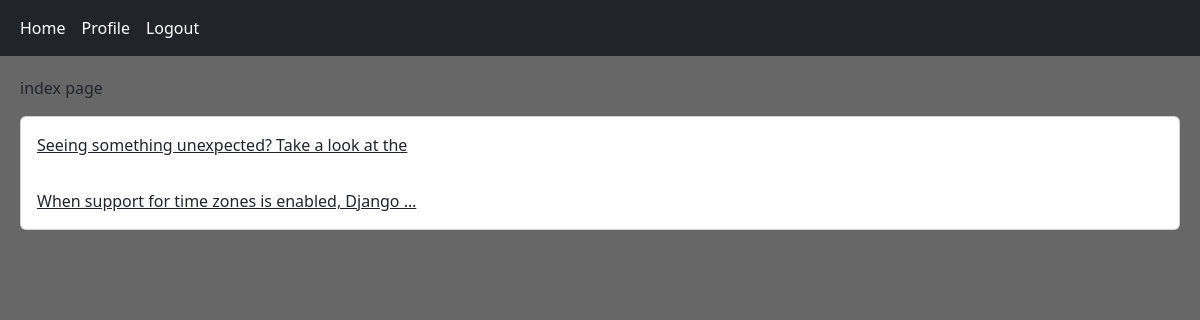
The app's page / (signed in) with its own data.
### home/models.py (models this page shows, shortened)
class Post(models.Model):
    user    = models.ForeignKey(User, on_delete=models.CASCADE)
    body    = models.TextField()
    slug    = models.SlugField()
    created = models.DateTimeField(auto_now_add=True)
    updated = models.DateTimeField(auto_now=True)
    def get_absolute_url(self):
        return reverse("home:post_detail", args=[self.id, self.slug])

### home/views.py (the view)
# urls.py: path('', views.HomeView.as_view() , name='home'),
class HomeView(View):
    def get(self, request):
        posts = Post.objects.all()
        return render(request, 'home/index.html', {'posts':posts})

### home/templates/home/index.html
{% extends 'base.html' %}
{% block content %}
  <p> index page </p>
      <div class='card'>
        {% for post in posts %}
        <a href="{{ post.get_absolute_url }}" class="card-body" >{{ post.body|truncatewords:8 }}</a>
        {% endfor %}
      </div>
{% endblock content %}

### templates/base.html (style rules this page uses)
.body-color { background-color: #676767 }

### records on screen
Post: body "Seeing something unexpected? Take a look at the"
Post: body "When support for time zones is enabled, Django …"
